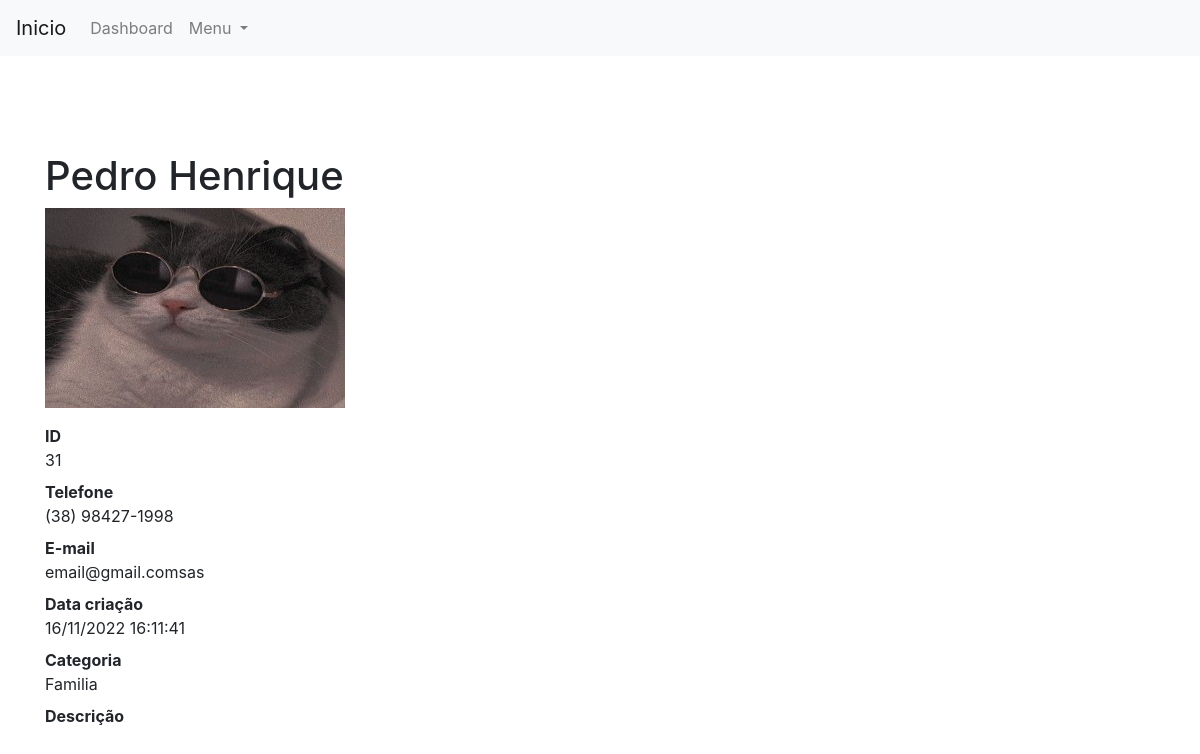
/31, run on the app's committed database.
### contatos/models.py (models this page shows, shortened)
class Contato(models.Model):
    nome = models.CharField(max_length=255)
    sobrenome = models.CharField(max_length=255, blank=True)
    telefone = models.CharField(max_length=255)
    email =  models.CharField(max_length=255, blank=True)
    data_criacao = models.DateTimeField(default=timezone.now)
    descricao = models.TextField(blank=True)
    categoria = models.ForeignKey(Categoria, on_delete=models.DO_NOTHING)
    mostrar = models.BooleanField(default=True)
    foto = models.ImageField(blank=True, upload_to='pictures')

class Categoria(models.Model):
    nome = models.CharField(max_length=255)
    def __str__(self):
        return self.nome

### contatos/views.py (the view)
# urls.py: path('<int:contato_id>', views.mostrar_contato, name='mostrar_contato'),
def mostrar_contato(request, contato_id):
    contato = get_object_or_404(Contato, id=contato_id )
    if not contato.mostrar:
        messages.error(request, "Contato não encontrado")
        return redirect('dashboard')
    return render(request, 'contatos/mostrar_contato.html', {
        'contato': contato
    })

### templates/contatos/mostrar_contato.html (shortened to what this page needs)
{% extends 'base.html' %}
{% block 'content' %}
<h1 class="mt-5">{{contato.nome}} {{contato.sobrenome}}</h1>
        <dl>
          {%if contato.foto %}
          <p>
            <img style='width: 300px; height: 200px' src="{{contato.foto.url}}"> </img>
          </p>
          {%endif %}
          <dt>ID</dt>
          <dd>{{contato.id}}</dd>
          <dt>Telefone</dt>
          <dd>{{contato.telefone}}</dd>
          <dt>E-mail</dt>
          <dd>{{contato.email}}</dd>
          <dt>Data criação</dt>
          <dd>{{contato.data_criacao|date:'d/m/Y H:m:s'}}</dd>
          <dt>Categoria</dt>
          <dd>{{contato.categoria}}</dd>
          <dt>Descrição</dt>
        </dl>
{% endblock 'content' %}

### data on the page
Contato: nome "Pedro", sobrenome "Henrique", foto (picture), id "31", telefone "(38) 98427-1998", email "email@gmail.comsas", data_criacao "16/11/2022 16:11:41", categoria "Familia"
